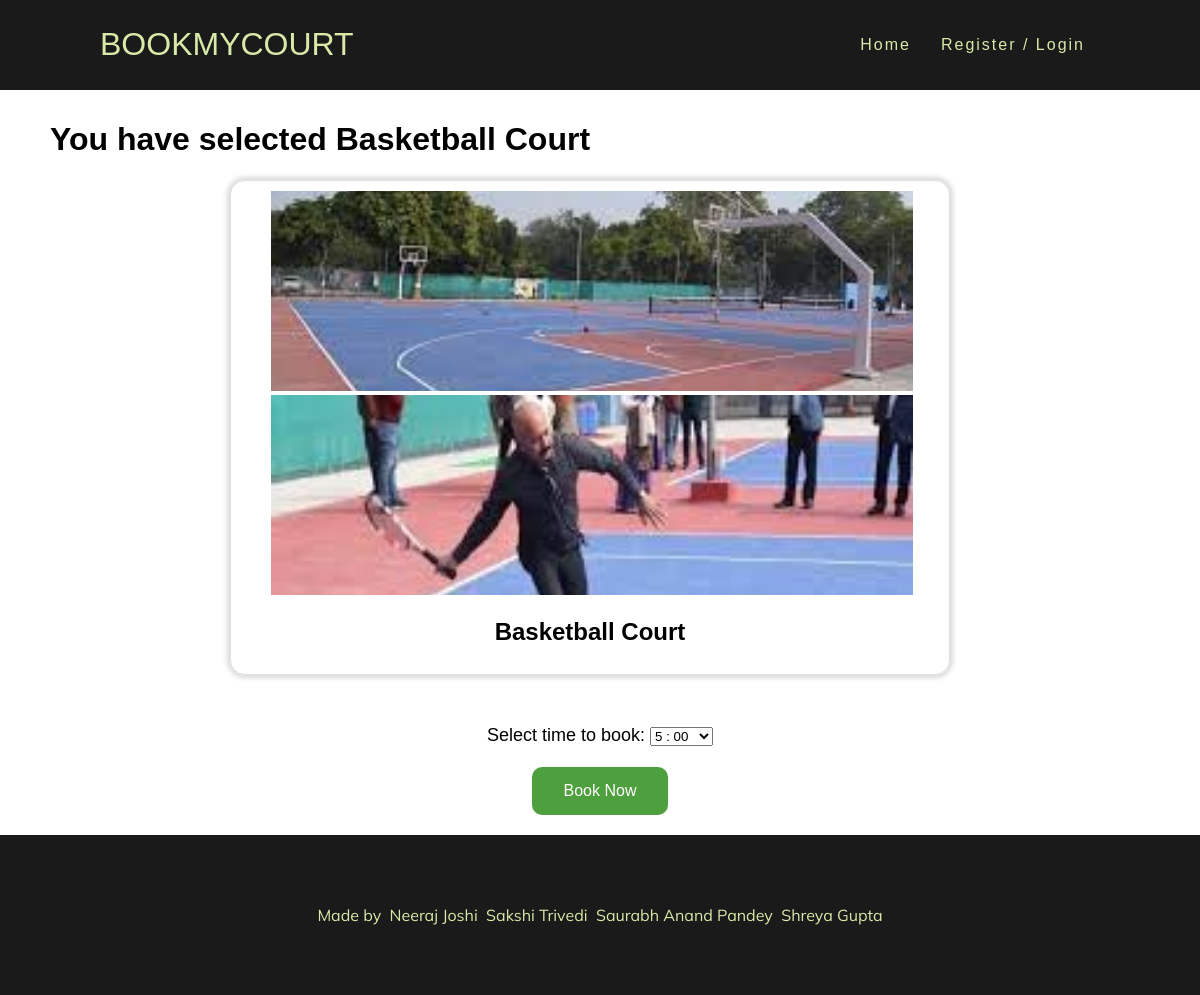
/7/court_detail/, run on the app's committed database.
### court/models.py (models this page shows, shortened)
class court(models.Model):
    court_id=models.IntegerField(default="1")
    court_name=models.CharField(max_length=50,default="court")
    court_image=models.ImageField(upload_to='court/img/court_img',default="")
    court_image2=models.ImageField(upload_to='court/img/court_img',default="")

### court/views.py (the view)
# urls.py: path("<int:court_id>/court_detail/",views.court_description_page,name="courtdesc"),
def court_description_page(request, court_id):
    c_id = court_id
    court_detail = court.objects.filter(pk=court_id)
    if court_detail:
        today = date.today()
        booked_detail = booking.objects.filter(date=today).filter(court_id=c_id)
        t = time.localtime()
        h = t.tm_hour
        arr = []
        for hr in range(h,24):
            val = 1
            for details in booked_detail:
                if details.hour == hr:
                    val *= 0
            if val != 0:
                arr.append(hr)
        demo = {
                    'court_list' : court_detail,
                    'time_available' : arr
                }
        return render(request,"court_desc.html",demo)

### template/court_desc.html (shortened to what this page needs)
{% load static %}
<!DOCTYPE html>
<html lang="en">
  <head>
    <link rel="stylesheet" href="../../static/css/court_desc.css" />
  </head>
  <body>
    <header class="navbar">
      <h1 class="main-header">BookMyCourt</h1>
      <ul>
        <li><a href="/"> Home</a></li>
        {% if user.is_authenticated %}
        <li><a href="/logout"> Logout </a></li>
        <li><a href="{% url 'bookdesc' user.id %}">View Booking</a></li>
        {%else%}
        <li><a href="register"> Register / Login </a></li>
        {%endif%}
      </ul>
    </header>
    <div class="right">
        {% for court in court_list %}
        <h1>You have selected {{court.court_name}}</h1>
      <div class="hostel_details">
          <div class="hostel_image">
            <img
              src="{{ court.court_image.url }}"
              class="hostel_image"
              alt=""
            />
            <img
              src="{{ court.court_image2.url }}"
              class="hostel_image"
              alt=""
            />
          </div>
          <div class="hostel_detail">
            <h2>{{ court.court_name }}</h2>
          </div>
      </div>
      {% endfor %}
    </div>
    <div class="final">
    <form method="post" action="/">
      {% for court in court_list %}
        <label for="cars">Select time to book:</label>
        <select name="time" id="time">
          {% for temp in time_available %}
            <option value="{{temp}}">{{temp}} : 00</option>
          {% endfor%}
        </select>
        <br><br>
        <input type="submit" value="Book Now" class="button">
        {% endfor %}
    </form>
    </div>
    <div class="footer">
      Made by <a href="https://github.com/Neeraj-2307" target="_blank">&nbsp;&nbsp;Neeraj Joshi</a>
      <a href="https://github.com/Sakshimnnit14" target="_blank">&nbsp;&nbsp;Sakshi Trivedi</a>
      <a href="https://github.com/sap6320" target="_blank">&nbsp;&nbsp;Saurabh Anand Pandey</a>
      <a href="https://github.com/shreya-234" target="_blank">&nbsp;&nbsp;Shreya Gupta</a>
    </div>
  </body>
</html>

### static/css/court_desc.css (style rules this page uses)
body { font-family: "Poppins", sans-serif; margin: 0; padding: 0; overflow-x: hidden; }
.navbar { background-color: #191a19; box-sizing: border-box; margin: 0; padding: 0; color: #d8e9a8; position: fixed; top: 0; left: 0; width: 100%; display: flex; justify-content: space-between; align-items: center; transition: 0.6s; padding: 5px 100px; z-index: 1; }
.main-header { position: relative; font-weight: 100; color: #d8e9a8; text-decoration: none; text-transform: uppercase; transition: 0.6s; }
.navbar ul { position: relative; display: flex; justify-content: center; align-items: center; }
.navbar ul li { position: relative; list-style: none; }
.navbar ul li a { position: relative; margin: 0 15px; text-decoration: none; color: #d8e9a8; letter-spacing: 2px; font-weight: 500px; transition: 0.6s; }
.right { margin-top: 50px; width: 75%; height: 100%; padding: 50px; }
.hostel_details { display: flex; flex-direction: column; height: 100%; border: 1px solid #e0e0e0; margin-left: 20%; border-radius: 15px; box-shadow: 0px 0px 5px 3px rgba(0, 0, 0, 0.15); padding: 10px; }
.hostel_image { width: 92%; padding: 0 15px; }
.hostel_image img { width: 100%; object-fit: cover; object-position: center; height: 200px; }
.hostel_detail { width: 100%; line-height: 25px; text-align: center; }
.final { width: 100%; text-align: center; font-family: "Poppins", sans-serif; font-size: large; }
.button { background-color: #4e9f3d; border: none; color: white; padding: 15px 32px; text-align: center; text-decoration: none; display: inline-block; font-size: 16px; margin-bottom: 20px; border-radius: 10px; }
.footer { height: 20vh; background: #191a19; color: #d8e9a8; display: flex; justify-content: center; align-items: center; font-family: "Mulish", sans-serif; }
.footer a { color: #d8e9a8; text-decoration: none; font-family: "Mulish", sans-serif; transition: 0.3s; }

### data on the page
court: court_name "Basketball Court", court_image (picture), court_image2 (picture)

### other printed values
form field time "5 : 00"
